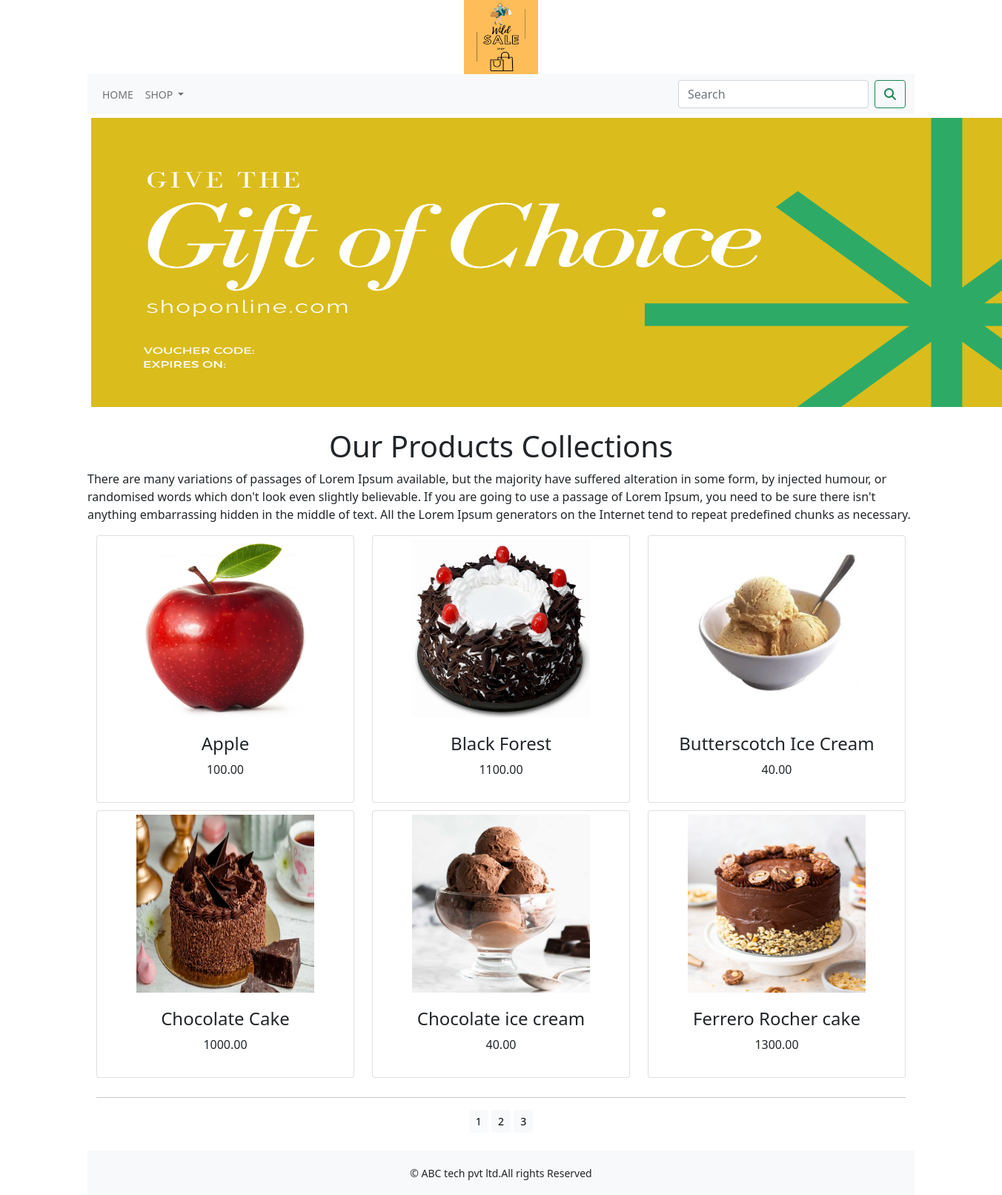
The app's page /shop/ with its own data.
### shop/models.py (models this page shows, shortened)
class Product(models.Model):
    name=models.CharField(max_length=250,unique=True)
    slug=models.SlugField(max_length=250,unique=True)
    description=models.TextField(blank=True)
    price=models.DecimalField(max_digits=10,decimal_places=2)
    category=models.ForeignKey(Category,on_delete=models.CASCADE)
    image=models.ImageField(upload_to='product',blank=True)
    stock=models.IntegerField()
    available=models.BooleanField(default=True)
    created=models.DateTimeField(auto_now_add=True)
    updated=models.DateTimeField(auto_now=True)
    def get_url(self):
        return reverse('shop:prodCatdetail',args=[self.category.slug,self.slug])
    class Meta:
        ordering = ('name',)
        verbose_name = 'product'
        verbose_name_plural = 'products'

### shop/views.py (the view)
# urls.py: path('',views.allProdCat,name='allProdCat'),
def allProdCat(request,c_slug=None):
    c_page=None
    products_list=None
    if c_slug!=None:
        c_page=get_object_or_404(Category,slug=c_slug)
        products_list=Product.objects.all().filter(category=c_page,available=True)
    else:
        products_list=Product.objects.all().filter(available=True)
    paginator=Paginator(products_list,6)
    try:
        page=int(request.GET.get('page','1'))
    except:
        page=1
    try:
        products=paginator.page(page)
    except (EmptyPage,InvalidPage):
        products=paginator.page(paginator.num_pages)
    return render(request,"category.html",{'category': c_page,'products': products})

### cart/context_processors.py (called while the page is built)
def counter(request):
    item_count=0
    if 'admin' in request.path:
        return {}
    else:
        try:
            cart=Cart.objects.filter(cart_id=_cart_id(request))
            cart_items=CartItem.objects.all().filter(cart=cart[:1])
            for cart_item in cart_items:
                item_count += cart_item.quantity
        except Cart.DoesNotExist:
            item_count =0
        return dict(item_count=item_count)

### cart/views.py (called while the page is built)
def _cart_id(request):
    cart=request.session.session_key
    if not cart:
        cart=request.session.create()
    return cart

### shop/context_processors.py (called while the page is built)
def menu_links(request):
    links=Category.objects.all()
    return dict(links=links)

### shop/models.py (called while the page is built)
    def get_url(self):
        return reverse('shop:products_by_category',args=[self.slug])

### templates/category.html (shortened to what this page needs)
{% extends 'base.html' %}
{% load static %}
{% block content %}
<div class="mx_auto">
    {% if category %}
    <img class="my_image" src="{{category.image.url}}" alt="{{category.name}}" style="width:1300px;height:400px;">
</div>
    <br>
<div>
    <h1 class="text-center my_title">{{category.name}}</h1>
    <p class="text-justify">{{category.description}}</p>
</div>
    {% else %}
<div>
<img class="my_image my_image_padding" src="{% static 'img/banner.png' %}" alt="our products" style="width:1300px;height:400px;">
</div>
<br>
<div>
    <h1 class="text-center my_littile">Our Products Collections</h1>
    <p class="text-justify">There are many variations of passages of Lorem Ipsum available, but the majority have suffered alteration in some form, by injected humour, or randomised words which don't look even slightly believable. If you are going to use a passage of Lorem Ipsum, you need to be sure there isn't anything embarrassing hidden in the middle of text. All the Lorem Ipsum generators on the Internet tend to repeat predefined chunks as necessary.</p>
</div>
{% endif %}
<div class="container">
    <div class="row mx_auto">
        {% for product in products.object_list %}
        <div class="my_bottom_margin col-9 col-sm-12 col-md-4 col-lg-4" >
            <div class="card text-center" style="min-width:18rem;">
                <a href="{{product.get_url}}"><img class="card-img-top my_image" src="{{product.image.url}}" alt="{{product.name}}" style="width:250px;height:250px;"></a>
            <div class="card-body">
                <h4>{{product.name}}</h4>
                <p>{{product.price}}</p>
            </div>
            </div>
        </div>
        {% endfor %}
    </div>
    <div class="mx_auto">
        {% if products.paginator.num_pages > 1 %}
        <hr>
        <div class="text-center">
            {% for pg in products.paginator.page_range %}
                <a href="?page={{pg}}" class="btn btn-light btn-sm {% if products.number == pg %} active {% endif %}">{{pg}}</a>
            {% endfor %}
        </div>
           {% endif %}
    </div>
    <br>
</div>
{% endblock %}

### templates/base.html (shortened to what this page needs)
{% load static %}
<!DOCTYPE html>
<html lang="en">
<head>
    <link rel="stylesheet" href="{% static 'css/custom.css' %}">
                <link href="{% static 'css/bootstrap.min.css' %}" rel="stylesheet">
</head>
<body>
<div class="container">
{% include 'header.html' %}
{% include 'navbar.html' %}
{% block content %}
{% endblock %}
</div>
{% include 'footer.html' %}
</body>
</html>

### templates/header.html
{% load static %}
<header>
    <center>
        <a href="{% url 'shop:allProdCat' %}"></a> <img src="{% static 'img/logo.png' %}" alt="logimage" width="100px;" height="100px;">
    </center>
</header>

### templates/navbar.html (shortened to what this page needs)
<nav class="navbar navbar-expand-lg navbar-light bg-light">
  <div class="container-fluid">
    <div class="collapse navbar-collapse" id="navbarSupportedContent">
      <ul class="navbar-nav me-auto mb-2 mb-lg-0">
        <li class="nav-item">
          <a class="nav-link" href="{% url 'shop:allProdCat' %}">Home</a>
        </li>
        <li class="nav-item dropdown {% if 'shop' in request.path %} active {% endif %}">
          <a class="nav-link dropdown-toggle" href="#" id="navbarDropdown" role="button" data-bs-toggle="dropdown" aria-expanded="false">
            Shop
          </a>
        </li>
      </ul>
      <form class="d-flex" action="{% url 'search_app:SearchResult' %}" method="get">
        <input class="form-control me-2" type="search" placeholder="Search" name="q" aria-label="Search">
        <button class="btn btn-outline-success" type="submit"><i class="fa fa-search"></i></button>
      </form>
    </div>
  </div>
</nav>

### templates/footer.html
<div class="footer navbar-fixed-bottom my_footer">
  <p class="text-center">&copy; ABC tech pvt ltd.All rights Reserved</p>
</div>

### static/css/custom.css (style rules this page uses)
body { font-family: 'Roboto', sans-serif; min-height: 100vh; }
.footer { position: sticky; top:100%; }
.nav-item { lettter-spacing : .2em; font-size : 14px; text-transform : uppercase; }
.my_footer { background-color:#f8f9fa; height:60px; }
.my_footer p { padding-top:20px; font-size:14px; }
.my_image { width:100%; height:auto; }
.my_image { padding:5px; }
.my_bottom_margin { margin-bottom:10px; }

### records on screen
Product: image (picture), name "Apple", price "100.00"
Product: image (picture), name "Black Forest", price "1100.00"
Product: image (picture), name "Butterscotch Ice Cream", price "40.00"
Product: image (picture), name "Chocolate Cake", price "1000.00"
Product: image (picture), name "Chocolate ice cream", price "40.00"
Product: image (picture), name "Ferrero Rocher cake", price "1300.00"

### other values on screen
{{ pg }} "1" "2" "3"
